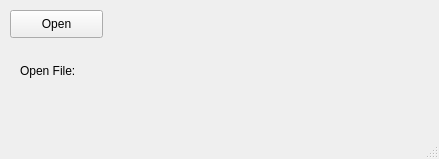
<?xml version="1.0" encoding="UTF-8"?>
<ui version="4.0">
 <class>MainWindow</class>
 <widget class="QMainWindow" name="MainWindow">
  <property name="geometry">
   <rect>
    <x>0</x>
    <y>0</y>
    <width>439</width>
    <height>159</height>
   </rect>
  </property>
  <property name="windowTitle">
   <string>MainWindow</string>
  </property>
  <widget class="QWidget" name="centralwidget">
   <widget class="QPushButton" name="pushButton">
    <property name="geometry">
     <rect>
      <x>10</x>
      <y>10</y>
      <width>93</width>
      <height>28</height>
     </rect>
    </property>
    <property name="text">
     <string>Open</string>
    </property>
   </widget>
   <widget class="QLabel" name="label">
    <property name="geometry">
     <rect>
      <x>20</x>
      <y>50</y>
      <width>401</width>
      <height>41</height>
     </rect>
    </property>
    <property name="text">
     <string>Open File:</string>
    </property>
   </widget>
  </widget>
  <widget class="QMenuBar" name="menubar">
   <property name="geometry">
    <rect>
     <x>0</x>
     <y>0</y>
     <width>439</width>
     <height>26</height>
    </rect>
   </property>
  </widget>
  <widget class="QStatusBar" name="statusbar"/>
 </widget>
 <resources/>
 <connections/>
</ui>
